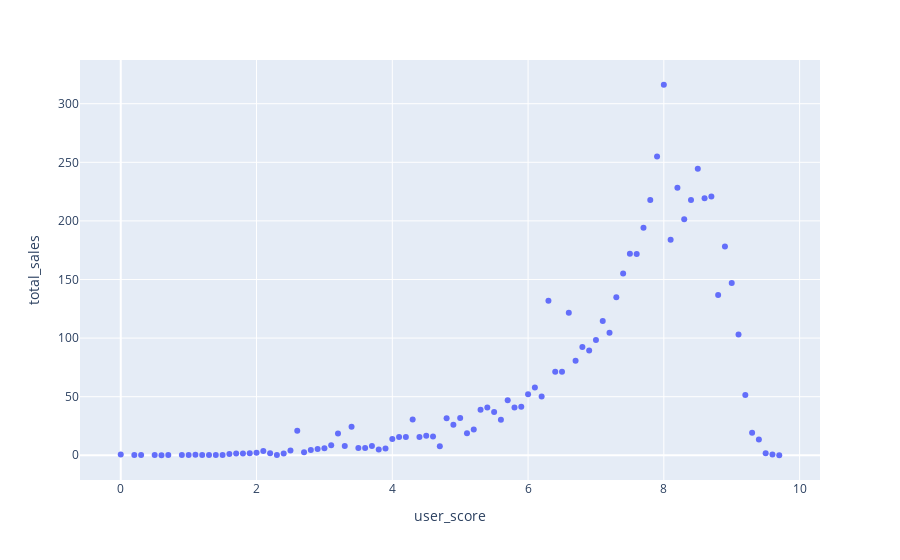

This figure's notebook cell:
### Markdown cell above
Correlacion positiva ligera
Sesgo de Marketing por criticos pagados que dan buenos reviews

### Code cell
# Reviews y ventas. 
user_critics_df = df.groupby(by='user_score')["total_sales"].sum().reset_index()
px.scatter(user_critics_df,x="user_score",y='total_sales')

### Figure 1 — Plotly figure (JSON) as saved in the notebook; plotly's stock layout.template omitted (floating-point values rounded to 4 significant figures)
{"data": [{"hovertemplate": "user_score=%{x}<br>total_sales=%{y}<extra></extra>", "legendgroup": "", "marker": {"color": "#636efa", "symbol": "circle"}, "mode": "markers", "name": "", "orientation": "v", "showlegend": false, "type": "scatter", "x": [0, 0.2, 0.3, 0.5, 0.6, 0.7, 0.9, 1, 1.1, 1.2, 1.3, 1.4, 1.5, 1.6, 1.7, 1.8, 1.9, 2, 2.1, 2.2, 2.3, 2.4, 2.5, 2.6, 2.7, 2.8, 2.9, 3, 3.1, 3.2, 3.3, 3.4, 3.5, 3.6, 3.7, 3.8, 3.9, 4, 4.1, 4.2, 4.3, 4.4, 4.5, 4.6, 4.7, 4.8, 4.9, 5, 5.1, 5.2, 5.3, 5.4, 5.5, 5.6, 5.7, 5.8, 5.9, 6, 6.1, 6.2, 6.3, 6.4, 6.5, 6.6, 6.7, 6.8, 6.9, 7, 7.1, 7.2, 7.3, 7.4, 7.5, 7.6, 7.7, 7.8, 7.9, 8, 8.1, 8.2, 8.3, 8.4, 8.5, 8.6, 8.7, 8.8, 8.9, 9, 9.1, 9.2, 9.3, 9.4, 9.5, 9.6, 9.7], "xaxis": "x", "y": [0.72, 0.15, 0.34, 0.24, 0.12, 0.22, 0.16, 0.14, 0.41, 0.29, 0.19, 0.3, 0.26, 1.08, 1.59, 1.54, 1.76, 2.16, 3.73, 1.68, 0.15, 1.57, 4.08, 20.91, 2.6, 4.51, 5.38, 6.1, 8.54, 18.51, 7.87, 24.27, 6.26, 6.24, 7.91, 4.92, 5.84, 13.87, 15.52, 15.57, 30.45, 15.53, 16.58, 16.02, 7.74, 31.55, 26.08, 31.83, 18.88, 22.09, 38.77, 40.68, 36.97, 30.23, 46.86, 40.71, 41.42, 52.17, 57.74, 50.26, 131.8, 71.34, 71.28, 121.6, 80.68, 92.3, 89.46, 98.37, 114.5, 104.5, 134.8, 155.2, 172.0, 171.8, 194.2, 217.8, 254.9, 316.2, 183.9, 228.3, 201.5, 217.8, 244.4, 219.2, 220.8, 136.8, 178.1, 147.0, 103.0, 51.49, 19.23, 13.48, 1.72, 0.73, 0.03], "yaxis": "y"}], "layout": {"legend": {"tracegroupgap": 0}, "margin": {"t": 60}, "xaxis": {"anchor": "y", "domain": [0, 1], "title": {"text": "user_score"}}, "yaxis": {"anchor": "x", "domain": [0, 1], "title": {"text": "total_sales"}}}}
